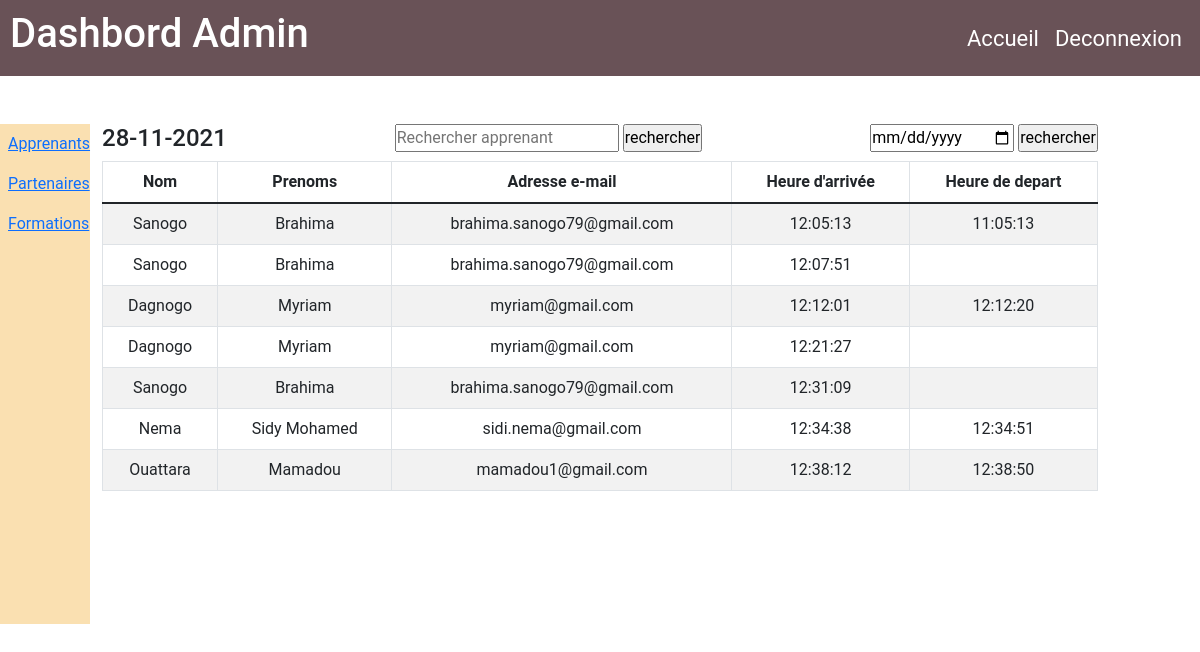
Page /views/admin.php?date=28-11-2021 (signed in) on the committed database.
### tables this page shows
CREATE TABLE `liste_emargement` (
  `id_emmarger` int(11) NOT NULL,
  `nom` varchar(255) NOT NULL,
  `prenom` varchar(255) NOT NULL,
  `mail` varchar(255) NOT NULL,
  `date_connexion` text DEFAULT NULL,
  `id_apprenant` int(11) DEFAULT NULL,
  `arrivee` text DEFAULT NULL,
  `depart` text DEFAULT NULL
);

### views/admin.php (the view, shortened to what this page needs)
<?php
require('../model/database.php');
$date = date('d-m-Y');
$jour = date('l F dS\ Y');
$selection = $bdd->query("SELECT * FROM liste_emargement WHERE date_connexion='$date'");
if (isset($_GET['date']) and !empty($_GET['date'])) {
    $rech = htmlspecialchars($_GET['date']);
    $jour = $rech;
    $selection = $bdd->query("SELECT * FROM liste_emargement WHERE date_connexion ='$rech'");
    }
?>
<!DOCTYPE html>
<html lang="en">
<head>
    <?php include('styleLinks.php') ?>
</head>
<body>
    <div class="">
        <nav class="disp-flex justify-between align-items-center pad-10">
            <h1 class="text-white">Dashbord Admin</h1>
            <div class="row">
                <ul class="nav disp-flex align-items-center">
                    <li class="nav-item ft-size-22 m-2"><a href="../index.php">Accueil</a></li>
                    <li class="nav-item ft-size-22 m-2 "><a href="../logoutAdmin.php">Deconnexion</a></li>
                </ul>
            </div>
        </nav>
    </div>
    <div class="row">
        <div class="disp-flex aside col-1 mt-5 flex-col bg-orange">
            <a href="apprenant.php" class="m-2">Apprenants</a>
            <a href="insertPartenaire.php" class="m-2">Partenaires</a>
            <a href="insertFormation.php" class="m-2">Formations</a>
        </div>
        <div class="col-10 mt-5">
            <div class="d-flex justify-content-between">
                <h4><?php echo $jour ?> </h4>
                <form action="" method="GET">
                    <input type="search" name="search" placeholder="Rechercher apprenant">
                    <input type="submit" value="rechercher">
                </form>
                <form action="" method="GET">
                    <input type="date" name="date">
                    <input type="submit" value="rechercher">
                </form>
            </div>
            <table class="table table-striped text-center table-bordered">
                <thead>
                    <tr>
                        <th>Nom</th>
                        <th>Prenoms</th>
                        <th>Adresse e-mail</th>
                        <th>Heure d'arrivée</th>
                        <th>Heure de depart</th>
                    </tr>
                </thead>
                <tbody>
                    <?php
                    if ($selection->rowCount() > 0) {
                        while ($admin = $selection->fetch()) {
                    ?>
                        <tr>
                            <td><?= $admin['nom'] ?></td>
                            <td><?= $admin['prenom'] ?></td>
                            <td><?= $admin['mail'] ?></td>
                            <td><?= $admin['arrivee'] ?></td>
                            <td><?= $admin['depart'] ?></td>
                        </tr>
                    <?php
                        }
                    } else {
                    ?>
                        <p><?= $admin['date_connexion'];?></p>
                    <?php
                    }
                    ?>
                </tbody>
            </table>
        </div>
    </div>
</body>
</html>

### assets/style/myStyle.css (style rules this page uses)
* { margin: 0px; padding: 0; font-family: 'Roboto', sans-serif; text-decoration: none; }
body { background-color: #ffffff; }
ul a { text-decoration: none; color: white; }
nav { background-color: rgb(105, 82, 87); }
.disp-flex { display: flex; }
.justify-between { justify-content: space-between; }
.align-items-center { align-items: center; }
.flex-col { flex-direction: column; }
.pad-10 { padding: 10px; }
.text-center { text-align: center; }
.ft-size-22 { font-size: 22px; }
.bg-orange { background-color: rgba(243, 185, 78, 0.438); }
.aside { height:500px; }

### rows in the picture
liste_emargement: nom "Sanogo", prenom "Brahima", mail "brahima.sanogo79@gmail.com", arrivee "12:05:13", depart "11:05:13"
liste_emargement: nom "Sanogo", prenom "Brahima", mail "brahima.sanogo79@gmail.com", arrivee "12:07:51"
liste_emargement: nom "Dagnogo", prenom "Myriam", mail "myriam@gmail.com", arrivee "12:12:01", depart "12:12:20"
liste_emargement: nom "Dagnogo", prenom "Myriam", mail "myriam@gmail.com", arrivee "12:21:27"
liste_emargement: nom "Sanogo", prenom "Brahima", mail "brahima.sanogo79@gmail.com", arrivee "12:31:09"
liste_emargement: nom "Nema", prenom "Sidy Mohamed", mail "sidi.nema@gmail.com", arrivee "12:34:38", depart "12:34:51"
liste_emargement: nom "Ouattara", prenom "Mamadou", mail "mamadou1@gmail.com", arrivee "12:38:12", depart "12:38:50"

### other values in the picture
$jour "28-11-2021"
